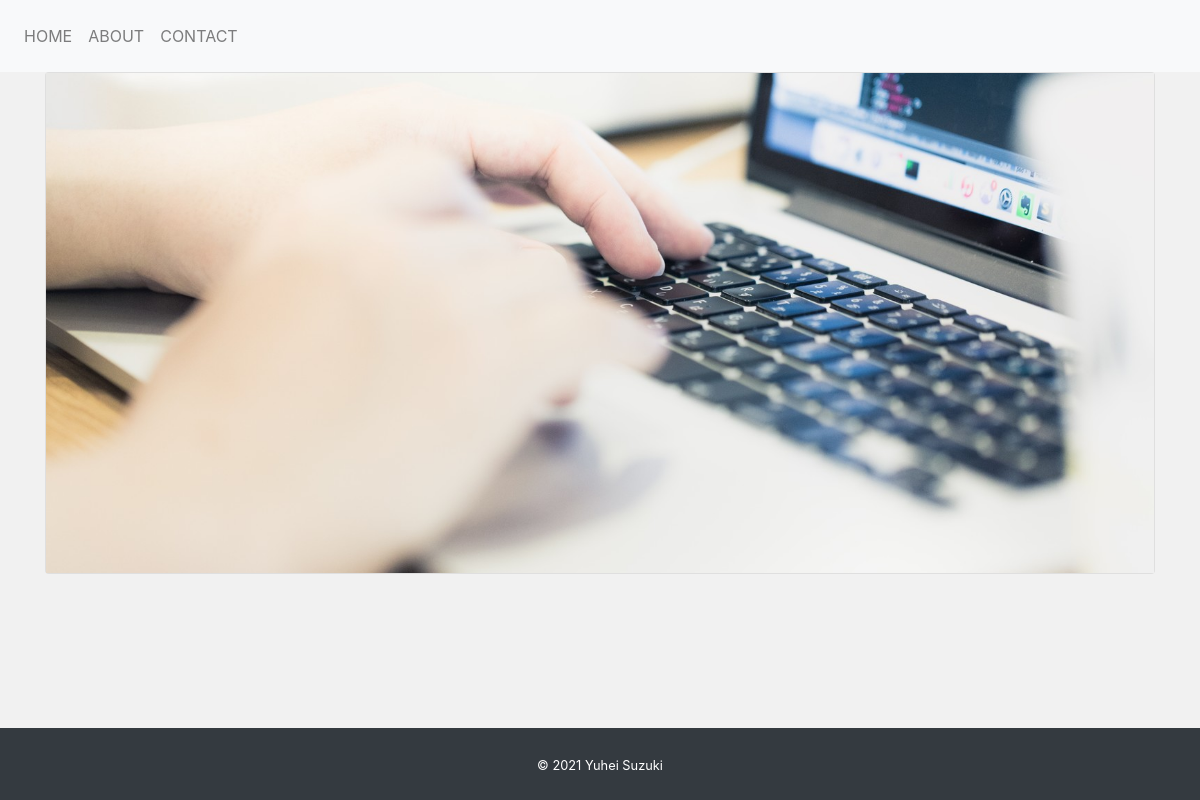
Before: / with the older database file.
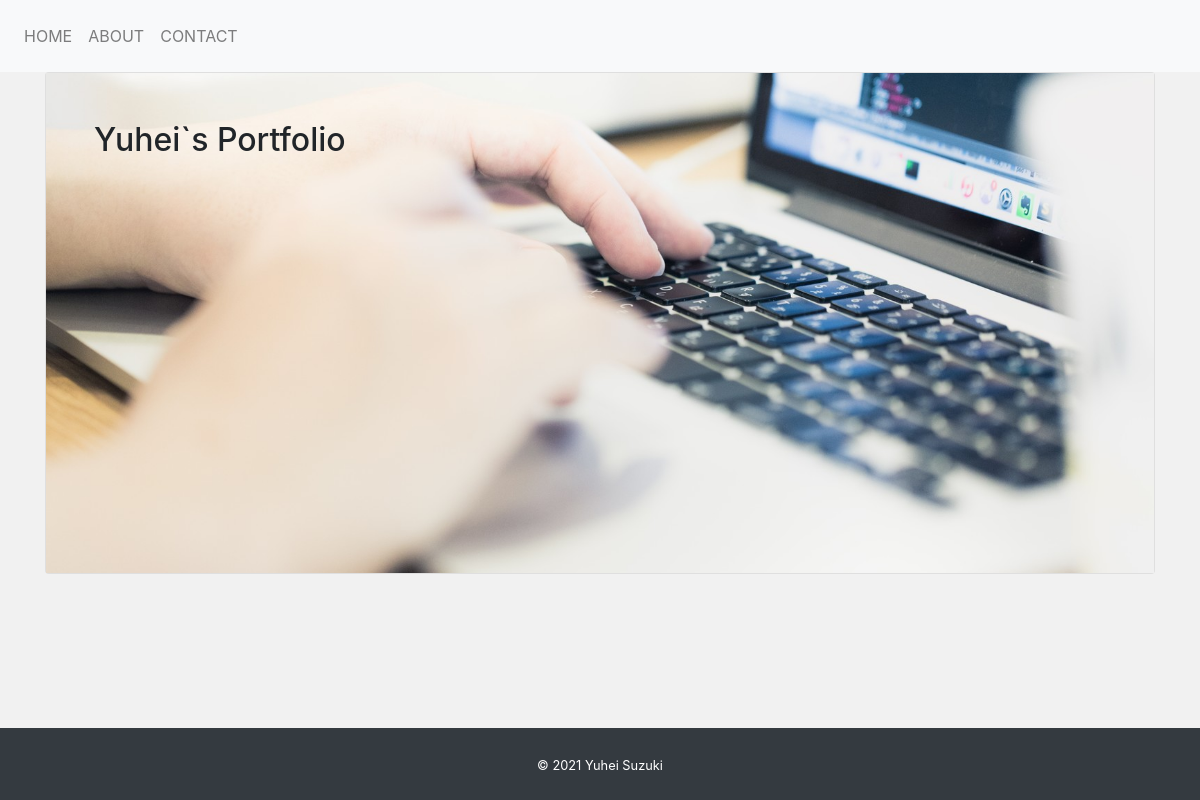
After: the same page with the newer database file.
### app/models.py (models this page shows)
class Title(models.Model):
    title = models.CharField('タイトル', max_length=100, null=True, blank=True)
    subtitle = models.CharField(
        'サブタイトル',
        max_length=100,
        null=True,
        blank=True)

### app/views.py (the view)
# urls.py: path('', views.HomeView.as_view(), name='home'),
class HomeView(View):
    def get(self, request, *arg, **kwargs):
        title_data = Title.objects.all()
        if title_data.exists():
            title_data = title_data.order_by('-id')[0]
        return render(request, 'app/home.html',
                      {'title_data': title_data})

### app/templates/app/home.html (shortened to what this page needs)
{% extends "app/base.html" %}
{% load static %}
{% block content %}
<div class="card top d-flex flex-column-justify-content-end mb-4">
  <img src="{% static 'img/top_image.jpg' %}" alt="">
  <div class="overlay p-5">
    <h1 class="title">{{ title_data.title }}</h1>
  </div>
</div>
{% endblock %}

Changed rows visible on the page:
added Title: title "Yuhei`s Portfolio"
